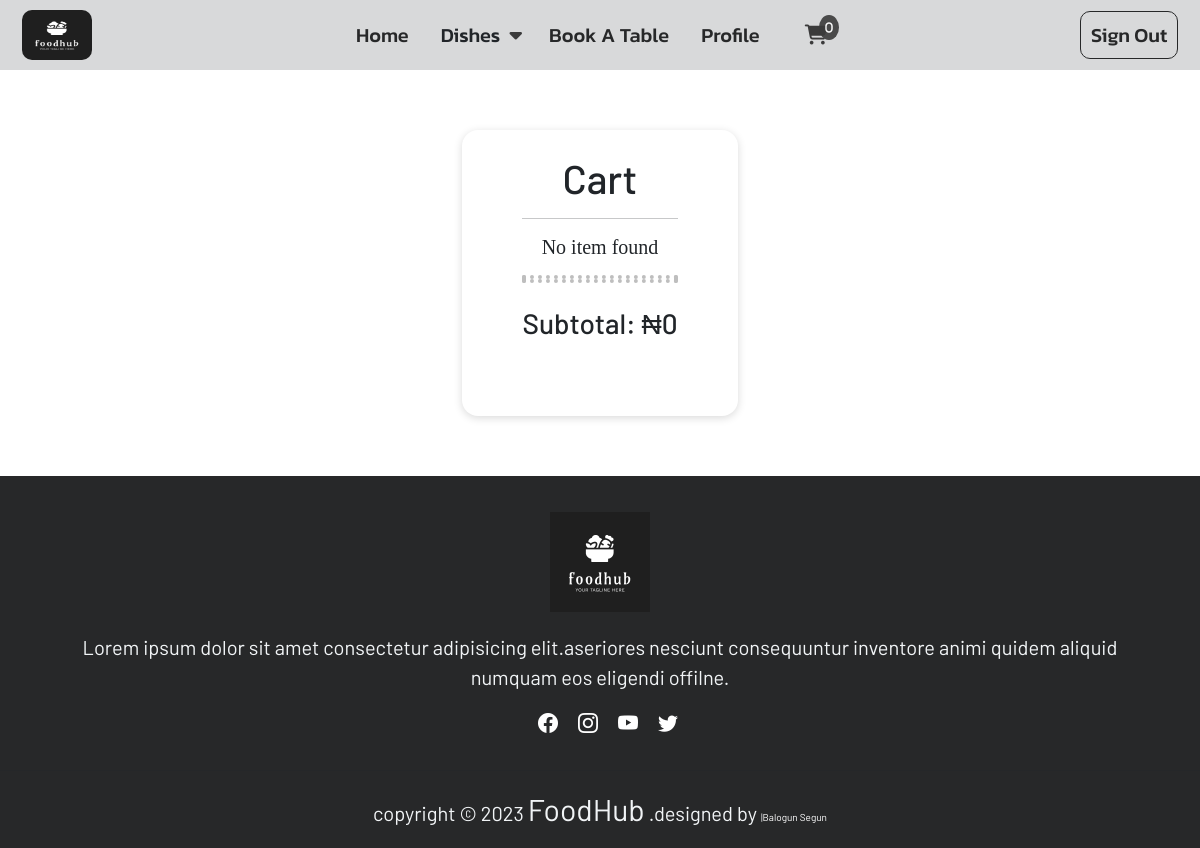
/cart (signed in), run on an earlier commit of the app's database.
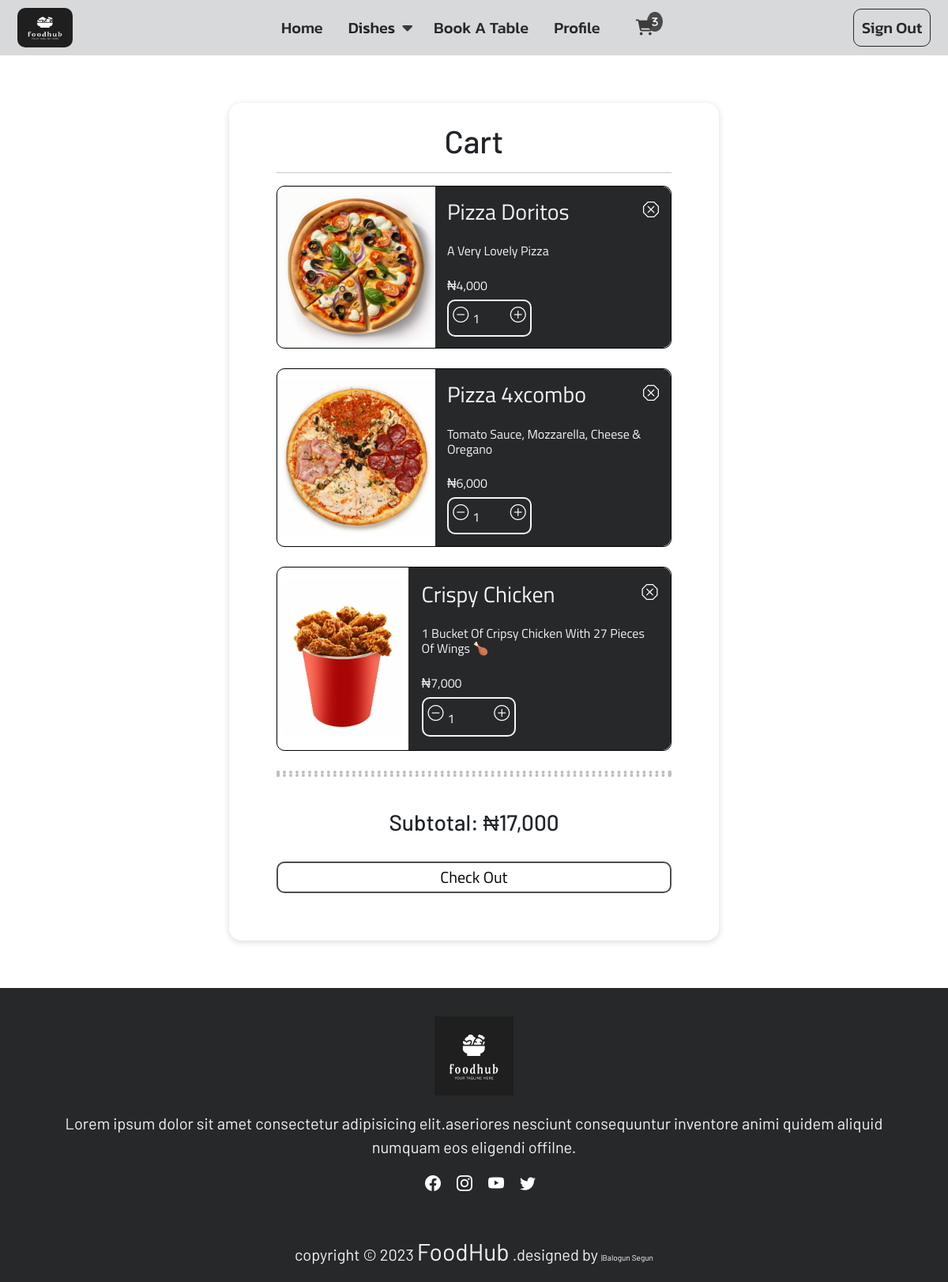
And on a later commit of the database.
### food_app/models.py (models this page shows, shortened)
class CartItem(models.Model):
    cart = models.ForeignKey(Cart, on_delete=models.CASCADE)
    product = models.ForeignKey(Product, on_delete=models.CASCADE)
    quantity = models.PositiveIntegerField(default=1)
    paid = models.BooleanField(default=False)
    amount = models.CharField(max_length=50)

class Product(models.Model):
    type = models.ForeignKey(Category, on_delete=models.CASCADE)
    product_name = models.CharField(max_length=100)
    pics = models.ImageField(upload_to="product_pics")
    price = models.IntegerField()
    description = models.TextField(max_length=100)
    slug = models.SlugField()

### food_app/views.py (the view)
# urls.py: path('cart', views.cart, name="cart"),
@login_required(login_url='login')
def cart(request):
    global api_key
    cart = request.user.cart
    cart_items = CartItem.objects.filter(cart=cart)
    amount = sum(int(product.amount)for product in cart_items)
    context = {
        "cart_item": cart_items,
        "amount": amount,
    }
    return render(request, 'cart.html', context)

### food_app/context_processors.py (called while the page is built)
def site_settings(request):
    today = datetime.date.today()
    year = today.year
    category = Category.objects.all()
    return {'category': category, 'year': year}

def order_item_count(request):
    if request.user.is_authenticated:
        cart = request.user.cart
        cart_items = CartItem.objects.filter(cart=cart)
        return {'order_item_count': cart_items.count()}
    return {'order_item_count': 0}

### templates/cart.html (shortened to what this page needs)
{% extends 'base.html' %}
  {% load static %}
  {% load humanize %}
  {% block content %}
  <div class=" cartty">
    <div class="cart">
      <h1 class="text-center text-capitalize mb-3">cart</h1>
      <hr>
      {% if not cart_item %}
        <h5 class="text-center"> No item found</h5>
      {% else %}
        {% for item in cart_item %}
          <div class="each-cart">
            <div class="cart-img">
              <img src="{{ item.product.pics.url }}" alt="food-img">
            </div>
            <div class="each-cart-details">
              <div class="d-flex justify-content-between b-octagon">
                <h3>{{ item.product.product_name }}</h3>
                <form action="{% url 'remove-from-cart' item.product.id %}" method="post">
                  <button type="submit"><span><i class="bi bi-x-octagon" ></i></span></button>
                </form>
              </div>
              <h6 class="text-capitalize mt-3">{{ item.product.description }}</h6>
              <h6 class="mt-4">₦{{ item.product.price|intcomma}}</h6>
              <div class="cart-btn">
                <form action="{% url 'decrease-cart-item' item.product.id %}" method="post">
                  <button type="submit"><span><i class="bi bi-dash-circle" id="decrement "></i></span></button>
                </form>
                <form action="{% url 'update-cart-item' item.product.id %}" method="post">
                  <input type="number" name="num" id="numberInput" value="{{ item.quantity }}" min="0">
                </form>
                <form action="{% url 'increase-cart-item' item.product.id %}" method="post">
                  <button type="submit"><span><i class="bi bi-plus-circle" id="increment"></i></span></button>
                </form>
              </div>
            </div>
          </div>
        {% endfor %}
      {% endif %}
      <hr class="hr">
      <div class="checkout">
        <div class="cart-summary">
          <h3>subtotal: ₦{{ amount|intcomma}}</h3>
        </div>
      </div>
      {% if cart_item %}
      <a href="{% url 'checkout' %}"><button type="submit" class="summary-btn">check out</button></a>
      {% endif %}
    </div>
  </div>
  {% endblock content %}

What changed in the data, as far as the page shows it:
added CartItem: product.pics (picture), product.product_name "Pizza Doritos", product.description "A Very Lovely Pizza", product.price "4,000", num "1"
added CartItem: product.pics (picture), product.product_name "Pizza 4xcombo", product.description "Tomato Sauce, Mozzarella, Cheese & Oregano", product.price "6,000", num "1"
added CartItem: product.pics (picture), product.product_name "Crispy Chicken", product.description "1 Bucket Of Cripsy Chicken With 27 Pieces Of Wings 🍗", product.price "7,000", num "1"
Also different on the page:
{{ order_item_count }}: 0 → 3 (drawn)
{{ amount|intcomma }}: "0" → "17,000"
text no longer shown: "No item found"
text now shown: "Check Out"
